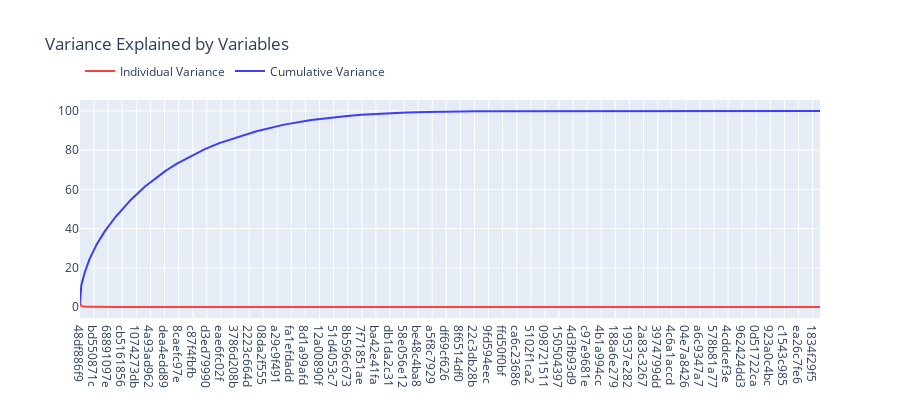

Notebook source saved alongside this figure:
### Markdown cell above
As we can see that most of the variables are not very highly correlated with the target variable, and a majority of the variable have exteremely low correlation with the target. 

So use of basic statistics is one of the method through which one can get idea about features having statistical significance. The same can be used to handpick important features and discard others.  

### 3. Decomposition into EigenVectors and EigenValues  

In linear algebra, an eigenvector of a linear transformation is a non-zero vector that changes by only a scalar factor when that linear transformation is applied to it. If T is a linear transformation from a vector space V over a field F into itself and v is a vector in V that is not the zero vector, then v is an eigenvector of T if T(v) is a scalar multiple of v. 

> T(v)= λv


where λ is a scalar value known as the eigenvalue or characteristic root associated with the eigenvector v. In terms of decomposition, eigen vectors are the principal components for any dataset. Lets visualize the individual and cumulative variance explained by eigen vectors.

### Code cell
# Calculating Eigenvectors and eigenvalues of Cov matirx
mean_vec = np.mean(standardized_train, axis=0)
cov_matrix = np.cov(standardized_train.T)
eig_vals, eig_vecs = np.linalg.eig(cov_matrix)

# Create a list of (eigenvalue, eigenvector) tuples
eig_pairs = [ (np.abs(eig_vals[i]),eig_vecs[:,i]) for i in range(len(eig_vals))]

# Sort the eigenvalue, eigenvector pair from high to low
eig_pairs.sort(key = lambda x: x[0], reverse= True)

# Calculation of Explained Variance from the eigenvalues
tot = sum(eig_vals)

# Individual explained variance
var_exp = [(i/tot)*100 for i in sorted(eig_vals, reverse=True)] 
var_exp_real = [v.real for v in var_exp]

# Cumulative explained variance
cum_var_exp = np.cumsum(var_exp) 
cum_exp_real = [v.real for v in cum_var_exp]

## plot the variance and cumulative variance 
trace1 = go.Scatter(x=train.columns, y=var_exp_real, name="Individual Variance", opacity=0.75, marker=dict(color="red"))
trace2 = go.Scatter(x=train.columns, y=cum_exp_real, name="Cumulative Variance", opacity=0.75, marker=dict(color="blue"))
layout = dict(height=400, title='Variance Explained by Variables', legend=dict(orientation="h", x=0, y=1.2));
fig = go.Figure(data=[trace1, trace2], layout=layout);
iplot(fig);

### Figure 1 — Plotly figure (JSON) as saved in the notebook; plotly's stock layout.template omitted (floating-point values rounded to 4 significant figures; data arrays with more than 128 entries replaced by an {"elided": "..."} marker saying what was removed)
{"data": [{"marker": {"color": "red"}, "name": "Individual Variance", "opacity": 0.75, "x": {"elided": "4991 str values"}, "y": {"elided": "4991 float values"}, "type": "scatter"}, {"marker": {"color": "blue"}, "name": "Cumulative Variance", "opacity": 0.75, "x": {"elided": "4991 str values"}, "y": {"elided": "4991 float values"}, "type": "scatter"}], "layout": {"height": 400, "legend": {"orientation": "h", "x": 0, "y": 1.2}, "title": {"text": "Variance Explained by Variables"}}}
